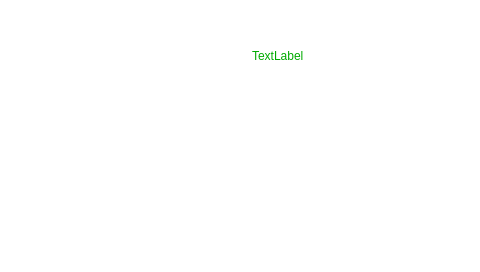
<?xml version="1.0" encoding="UTF-8"?>
<ui version="4.0">
 <class>Desktop</class>
 <widget class="UiDesktop" name="Desktop">
  <property name="geometry">
   <rect>
    <x>0</x>
    <y>0</y>
    <width>480</width>
    <height>272</height>
   </rect>
  </property>
  <property name="windowTitle">
   <string>MainWindow</string>
  </property>
  <property name="styleSheet">
   <string notr="true">QWidget{background-color:rgba(255,255,255,0);border-radius:0px;} </string>
  </property>
  <property name="port" stdset="0">
   <string>COM1 | /dev/ttyS*</string>
  </property>
  <layout class="QVBoxLayout" name="verticalLayout_3" stretch="0">
   <property name="spacing">
    <number>0</number>
   </property>
   <property name="leftMargin">
    <number>0</number>
   </property>
   <property name="topMargin">
    <number>0</number>
   </property>
   <property name="rightMargin">
    <number>0</number>
   </property>
   <property name="bottomMargin">
    <number>0</number>
   </property>
   <item>
    <widget class="QWidget" name="centralWidget" native="true">
     <property name="styleSheet">
      <string notr="true">color: rgb(0, 170, 0);</string>
     </property>
     <layout class="QVBoxLayout" name="verticalLayout">
      <property name="spacing">
       <number>0</number>
      </property>
      <property name="leftMargin">
       <number>0</number>
      </property>
      <property name="topMargin">
       <number>0</number>
      </property>
      <property name="rightMargin">
       <number>0</number>
      </property>
      <property name="bottomMargin">
       <number>0</number>
      </property>
      <item>
       <widget class="QStackedWidget" name="stackedWidget">
        <property name="currentIndex">
         <number>0</number>
        </property>
        <widget class="QWidget" name="page_1">
         <widget class="UiFloor" name="Floor" native="true">
          <property name="enabled">
           <bool>true</bool>
          </property>
          <property name="geometry">
           <rect>
            <x>242</x>
            <y>36</y>
            <width>200</width>
            <height>200</height>
           </rect>
          </property>
          <property name="visible">
           <bool>false</bool>
          </property>
          <widget class="QLabel" name="mapLabel">
           <property name="geometry">
            <rect>
             <x>10</x>
             <y>10</y>
             <width>200</width>
             <height>19</height>
            </rect>
           </property>
           <property name="text">
            <string>TextLabel</string>
           </property>
          </widget>
          <widget class="QWidget" name="">
           <layout class="QVBoxLayout" name="verticalLayout_6" stretch="156,42">
            <property name="spacing">
             <number>4</number>
            </property>
            <item>
             <layout class="QHBoxLayout" name="horizontalLayout" stretch="0,1,1,1,0">
              <property name="spacing">
               <number>0</number>
              </property>
              <item>
               <spacer name="horizontalSpacer_3">
                <property name="orientation">
                 <enum>Qt::Horizontal</enum>
                </property>
                <property name="sizeHint" stdset="0">
                 <size>
                  <width>0</width>
                  <height>0</height>
                 </size>
                </property>
               </spacer>
              </item>
              <item>
               <widget class="QLabel" name="Hundred">
                <property name="styleSheet">
                 <string notr="true"/>
                </property>
                <property name="alignment">
                 <set>Qt::AlignCenter</set>
                </property>
               </widget>
              </item>
              <item>
               <widget class="QLabel" name="Ten">
                <property name="styleSheet">
                 <string notr="true"/>
                </property>
                <property name="alignment">
                 <set>Qt::AlignCenter</set>
                </property>
               </widget>
              </item>
              <item>
               <widget class="QLabel" name="Single">
                <property name="styleSheet">
                 <string notr="true"/>
                </property>
                <property name="alignment">
                 <set>Qt::AlignCenter</set>
                </property>
               </widget>
              </item>
              <item>
               <spacer name="horizontalSpacer_4">
                <property name="orientation">
                 <enum>Qt::Horizontal</enum>
                </property>
                <property name="sizeHint" stdset="0">
                 <size>
                  <width>0</width>
                  <height>0</height>
                 </size>
                </property>
               </spacer>
              </item>
             </layout>
            </item>
            <item>
             <layout class="QVBoxLayout" name="verticalLayout_5" stretch="0,0">
              <property name="spacing">
               <number>4</number>
              </property>
              <item>
               <widget class="QLabel" name="label_dest">
                <property name="styleSheet">
                 <string notr="true">color: rgb(255, 255, 255);</string>
                </property>
                <property name="text">
                 <string/>
                </property>
                <property name="alignment">
                 <set>Qt::AlignCenter</set>
                </property>
               </widget>
              </item>
              <item>
               <widget class="QLabel" name="label_time">
                <property name="styleSheet">
                 <string notr="true">color: rgb(255, 255, 255);</string>
                </property>
                <property name="text">
                 <string/>
                </property>
                <property name="alignment">
                 <set>Qt::AlignCenter</set>
                </property>
               </widget>
              </item>
             </layout>
            </item>
           </layout>
          </widget>
         </widget>
         <widget class="UiArrow" name="Arrow" native="true">
          <property name="geometry">
           <rect>
            <x>36</x>
            <y>36</y>
            <width>200</width>
            <height>200</height>
           </rect>
          </property>
          <property name="visible">
           <bool>false</bool>
          </property>
          <property name="animationDuration" stdset="0">
           <number>1500</number>
          </property>
         </widget>
         <widget class="UiIcon" name="Icon" native="true">
          <property name="geometry">
           <rect>
            <x>242</x>
            <y>36</y>
            <width>200</width>
            <height>200</height>
           </rect>
          </property>
          <property name="styleSheet">
           <string notr="true">QLabel{font: large &quot;宋体&quot;; font-size:12pt;color:white;}</string>
          </property>
          <layout class="QVBoxLayout" name="verticalLayout_4" stretch="174,20">
           <property name="leftMargin">
            <number>0</number>
           </property>
           <property name="topMargin">
            <number>0</number>
           </property>
           <property name="rightMargin">
            <number>0</number>
           </property>
           <property name="bottomMargin">
            <number>0</number>
           </property>
           <item>
            <widget class="QLabel" name="label_image">
             <property name="text">
              <string/>
             </property>
             <property name="scaledContents">
              <bool>true</bool>
             </property>
            </widget>
           </item>
           <item>
            <widget class="QLabel" name="label_text_1">
             <property name="enabled">
              <bool>true</bool>
             </property>
             <property name="maximumSize">
              <size>
               <width>16777215</width>
               <height>35</height>
              </size>
             </property>
             <property name="text">
              <string/>
             </property>
             <property name="alignment">
              <set>Qt::AlignCenter</set>
             </property>
            </widget>
           </item>
          </layout>
         </widget>
         <zorder>Arrow</zorder>
         <zorder>Icon</zorder>
         <zorder>Floor</zorder>
        </widget>
        <widget class="QWidget" name="page_2">
         <property name="styleSheet">
          <string notr="true">QLabel{color:white;}</string>
         </property>
         <layout class="QVBoxLayout" name="verticalLayout_2">
          <item>
           <widget class="QLabel" name="label_bigtext_1">
            <property name="text">
             <string/>
            </property>
           </widget>
          </item>
          <item>
           <widget class="QLabel" name="label_bigtext_2">
            <property name="text">
             <string/>
            </property>
           </widget>
          </item>
          <item>
           <widget class="QLabel" name="label_bigtext_3">
            <property name="text">
             <string/>
            </property>
           </widget>
          </item>
          <item>
           <widget class="QLabel" name="label_bigtext_4">
            <property name="text">
             <string/>
            </property>
           </widget>
          </item>
         </layout>
        </widget>
        <widget class="QWidget" name="page">
         <property name="styleSheet">
          <string notr="true">background-color: rgb(0, 0, 0);</string>
         </property>
         <widget class="QLabel" name="label_blackground">
          <property name="geometry">
           <rect>
            <x>120</x>
            <y>106</y>
            <width>240</width>
            <height>60</height>
           </rect>
          </property>
          <property name="text">
           <string>&lt;html&gt;&lt;head/&gt;&lt;body&gt;&lt;p align=&quot;center&quot;&gt;&lt;span style=&quot; font-size:28pt; font-weight:600; color:#ffffff;&quot;&gt;Screen Save&lt;/span&gt;&lt;/p&gt;&lt;/body&gt;&lt;/html&gt;</string>
          </property>
         </widget>
        </widget>
        <widget class="QWidget" name="page_usb">
         <widget class="QLabel" name="label_waring">
          <property name="geometry">
           <rect>
            <x>95</x>
            <y>110</y>
            <width>291</width>
            <height>31</height>
           </rect>
          </property>
          <property name="styleSheet">
           <string notr="true">color:red;
font: 15px</string>
          </property>
          <property name="text">
           <string/>
          </property>
         </widget>
         <widget class="QListView" name="listView">
          <property name="geometry">
           <rect>
            <x>90</x>
            <y>30</y>
            <width>301</width>
            <height>181</height>
           </rect>
          </property>
          <property name="styleSheet">
           <string notr="true">border: 4px solid lightblue;border-radius: 15px;
background-color: rgb(0, 0, 127);
color: rgb(255, 255, 255);</string>
          </property>
         </widget>
         <widget class="QProgressBar" name="progressBar">
          <property name="geometry">
           <rect>
            <x>90</x>
            <y>230</y>
            <width>301</width>
            <height>23</height>
           </rect>
          </property>
          <property name="layoutDirection">
           <enum>Qt::LeftToRight</enum>
          </property>
          <property name="styleSheet">
           <string notr="true">color: rgb(0, 0, 0);
border: 5px solid lightblue;border-radius: 10px;
selection-background-color: rgb(255, 170, 0);
QProgressBar::chunk {background-color: rgb(202, 165, 14);}
</string>
          </property>
          <property name="maximum">
           <number>100</number>
          </property>
          <property name="value">
           <number>0</number>
          </property>
          <property name="alignment">
           <set>Qt::AlignCenter</set>
          </property>
          <property name="orientation">
           <enum>Qt::Horizontal</enum>
          </property>
         </widget>
         <widget class="QLabel" name="label_usbpicture">
          <property name="geometry">
           <rect>
            <x>400</x>
            <y>10</y>
            <width>45</width>
            <height>20</height>
           </rect>
          </property>
          <property name="text">
           <string/>
          </property>
         </widget>
        </widget>
       </widget>
      </item>
     </layout>
    </widget>
   </item>
  </layout>
 </widget>
 <customwidgets>
  <customwidget>
   <class>UiDesktop</class>
   <extends>QWidget</extends>
   <header>uidesktop.h</header>
   <container>1</container>
  </customwidget>
  <customwidget>
   <class>UiArrow</class>
   <extends>QWidget</extends>
   <header>uiarrow.h</header>
   <container>1</container>
  </customwidget>
  <customwidget>
   <class>UiFloor</class>
   <extends>QWidget</extends>
   <header>uifloor.h</header>
   <container>1</container>
  </customwidget>
  <customwidget>
   <class>UiIcon</class>
   <extends>QWidget</extends>
   <header>uiicon.h</header>
   <container>1</container>
  </customwidget>
 </customwidgets>
 <resources/>
 <connections/>
</ui>
